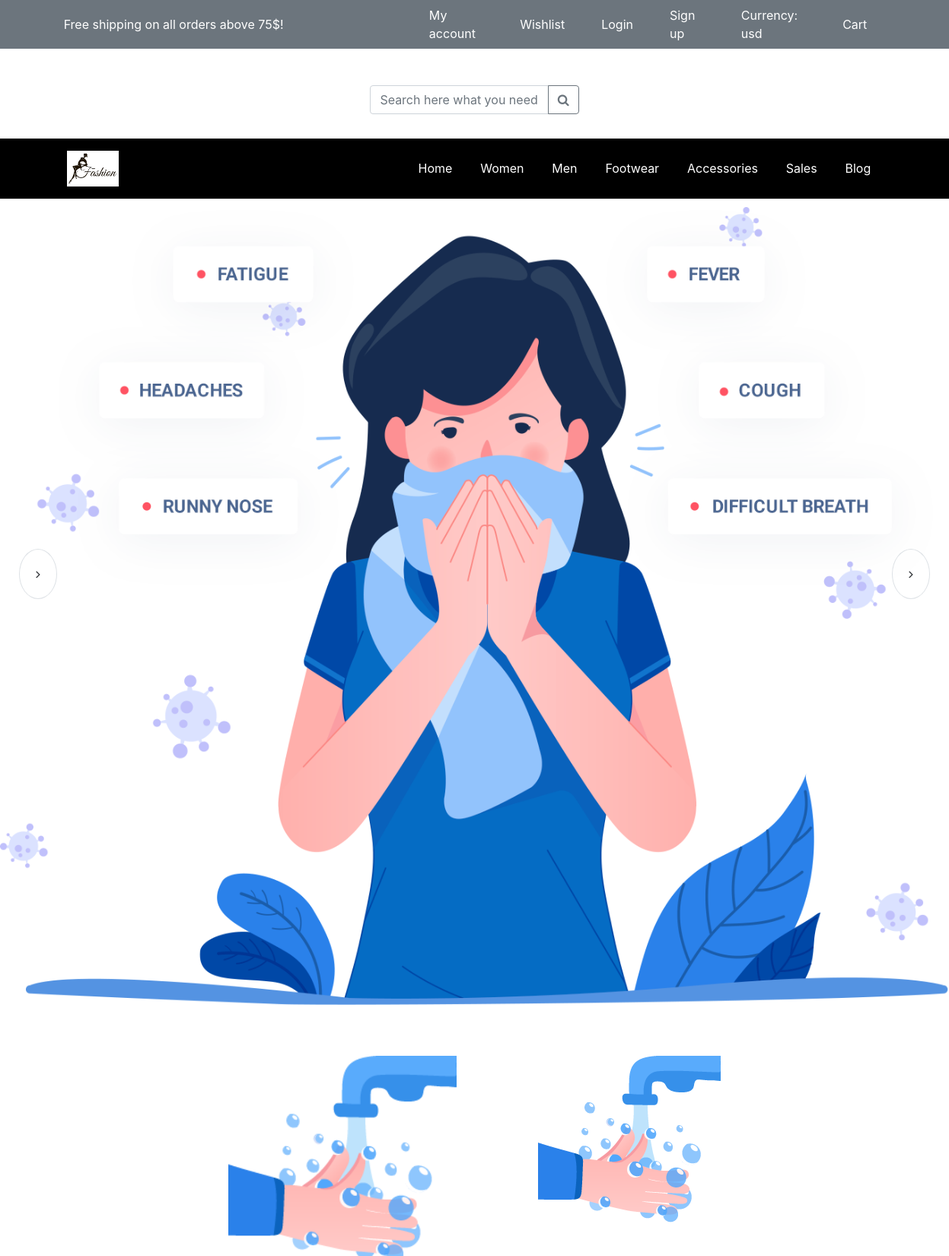
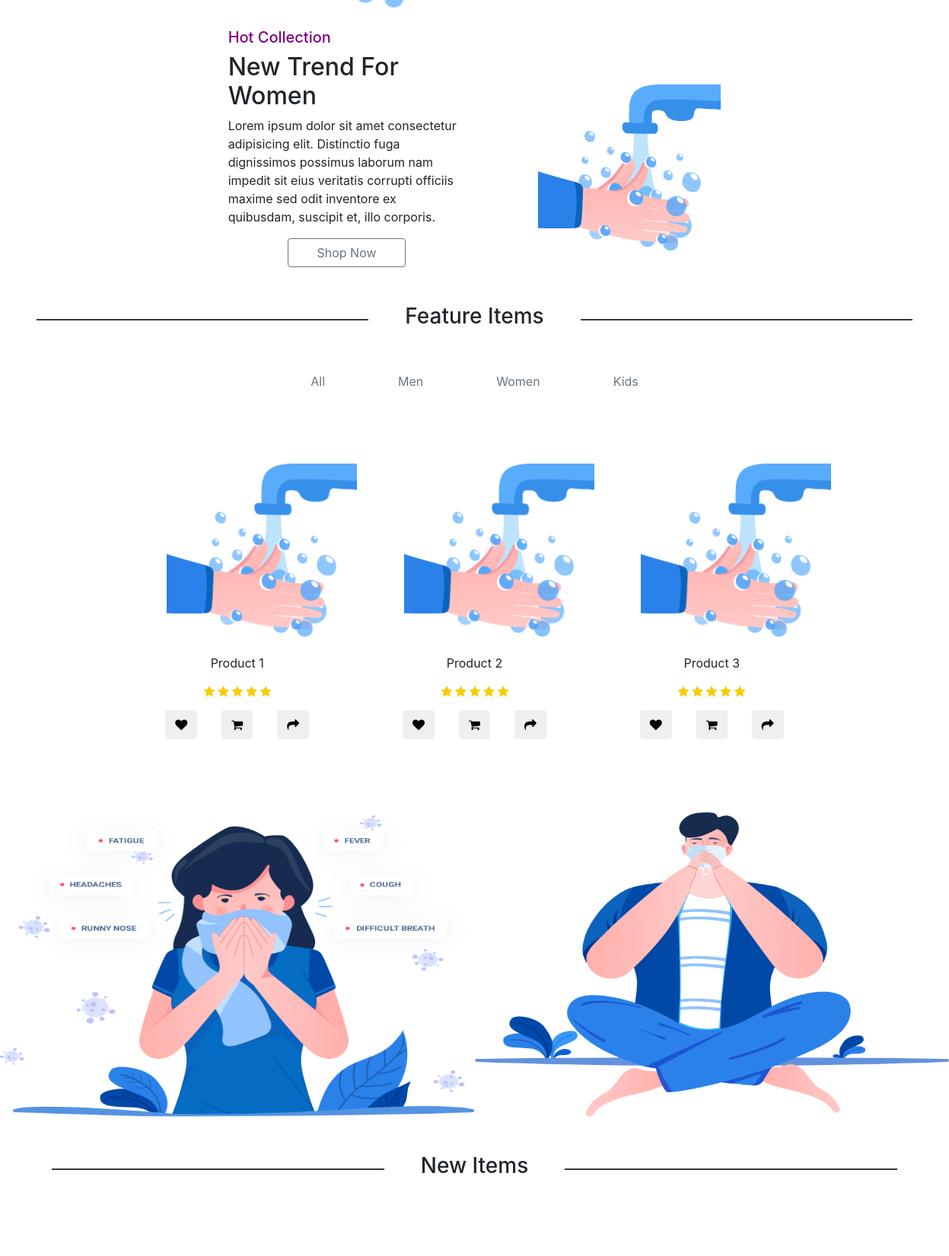
The page / (upper part) on the database its author committed (2 pictures, top to bottom).
### tables this page shows
CREATE TABLE `products` (
  `id` int(10) UNSIGNED NOT NULL,
  `name` varchar(50) NOT NULL,
  `price` decimal(10,2) NOT NULL,
  `image` varchar(255) DEFAULT NULL
);

### index.php (the view, shortened to what this page needs)
<!DOCTYPE html>
<html lang="en">
<head>
    <link rel="stylesheet" href="https://cdnjs.cloudflare.com/ajax/libs/font-awesome/4.7.0/css/font-awesome.min.css">
    <link rel="stylesheet" href="style.css">
    <link rel="stylesheet" href="https://maxcdn.bootstrapcdn.com/bootstrap/4.0.0/css/bootstrap.min.css">
</head>
<!DOCTYPE html>
<html lang="en">
<head>
    <link rel="stylesheet" href="https://cdnjs.cloudflare.com/ajax/libs/font-awesome/4.7.0/css/font-awesome.min.css">
    <link rel="stylesheet" href="style.css">
    <link rel="stylesheet" href="https://maxcdn.bootstrapcdn.com/bootstrap/4.0.0/css/bootstrap.min.css">
</head>
<body>
    <header class="d-flex justify-content-around  align-items-center bg-secondary py-2">
        <div>
          <div class="text-white">Free shipping on all orders above 75$!</div>
        </div>
        <div class="list-inline d-flex justify-content-center align-items-center w-50">
          <div class="list-inline-item white-text-anchor mx-4"><a href='myAccount.php'>My account</a></div>
          <div class="list-inline-item white-text-anchor mx-4"><a href="#">Wishlist</a></div>
          <div class="list-inline-item white-text-anchor mx-4"><a href="loginForm.php">Login</a></div>
          <div class="list-inline-item white-text-anchor mx-4"><a href="signupForm.php">Sign up</a></div>
          <div class="list-inline-item white-text-anchor mx-4"><a href="#">Currency: usd</a></div>
          <div class="list-inline-item white-text-anchor mx-4"><a href="#">Cart <i class="fa-cart-shopping"></i></a></div>
        </div>
      </header>
      <div class="container-fluid h-100 d-flex justify-content-center align-items-center mt-5">
        <div class="row w-50">
          <div class="col-md-6 offset-md-3">
            <form method="post" action="search.php">
              <div class="input-group mb-3">
                  <input type="text" class="form-control rounded-pill" name="searched-thing" placeholder="Search here what you need...">
                  <div class="input-group-append">
                    <button class="btn btn-outline-secondary rounded-pill" type="submit"><i class="fa fa-search"></i></button>
                  </div>
              </div>
            </form>
          </div>
        </div>
      </div>
      <header class="d-flex justify-content-around mt-3 py-3 align-items-center bg-black">
        <div>
          <img src="assets/imgs/download.png" width="25%">
        </div>
        <div class="list-inline d-flex justify-content-around align-items-center w-50">
          <div class="list-inline-item white-text-anchor"><a href="#">Home</a></div>
          <div class="list-inline-item white-text-anchor"><a href="#">Women</a></div>
          <div class="list-inline-item white-text-anchor"><a href="#">Men</a></div>
          <div class="list-inline-item white-text-anchor"><a href="#">Footwear</a></div>
          <div class="list-inline-item white-text-anchor"><a href="#">Accessories</a></div>
          <div class="list-inline-item white-text-anchor"><a href="#">Sales</a></div>
          <div class="list-inline-item white-text-anchor"><a href="#">Blog</a></div>
        </div>
      </header>
      <div class="swap-circle">
        <img src="assets/imgs/header-a.png " width="100%">
        <div class="d-flex justify-content-between">
          <div class="border rounded-circle d-flex justify-content-center arrow left p-4 ">
            <i class="fa fa-angle-right" aria-hidden="true"></i>
          </div>
          <div class="border rounded-circle d-flex justify-content-center arrow right p-4 ">
            <i class="fa fa-angle-right" aria-hidden="true"></i>
          </div>
        </div>
      </div>
      <div class="d-flex justify-content-center">
        <div class="d-flex flex-column mr-5 w-25">
          <img src="assets/imgs/advice-a.png" width="300px">
          <h5 class="text-purple">Hot Collection</h5>
          <h2 >New Trend For Women</h2>
          <div class="text d-flex flex-wrap align-items-center">
            Lorem ipsum dolor sit amet consectetur adipisicing elit. Distinctio fuga dignissimos possimus laborum nam impedit sit eius veritatis corrupti officiis maxime sed odit inventore ex quibusdam, suscipit et, illo corporis.
          </div>
          <div class="w-100 d-flex justify-content-center mt-3"><button class="btn btn-outline-secondary w-50">Shop Now</button></div>
        </div>
        <div class="d-flex flex-column justify-content-between ml-5">
          <img src="assets/imgs/advice-a.png">
          <img src="assets/imgs/advice-a.png">
        </div>
      </div>
      <div class="d-flex mt-5 justify-content-center align-items-center">
        <div class="border border-dark d-flex just" style="width: 35%; height: 2px;"></div>
        <h3 class="px-5">Feature Items</h3>
        <div class="border border-dark " style="width: 35%; height: 2px;"></div>
      </div>
      <div class="mt-5 d-flex justify-content-center">
        <div class="text-secondary mx-5">All</div>
        <div class="text-secondary mx-5">Men</div>
        <div class="text-secondary mx-5">Women</div>
        <div class="text-secondary mx-5">Kids</div>
      </div>
      <div class="d-flex flex-wrap justify-content-center mt-5">
      <?php
  include('db-connection.php');
  $result = $conn->query("SELECT * FROM products");
  if (mysqli_num_rows($result) > 0)
  {
    for($i=1;$i<=mysqli_num_rows($result);$i++)
    {
      $row = $result->fetch_assoc();
  ?>
  <div class="col-md-3">
    <div class="d-flex flex-column m-5">
      <img src="assets/imgs/advice-a.png" width="250">
      <div class="name text-center"><?php echo $row["name"] ?></div>
      <div class="d-flex justify-content-center"><img src="assets/imgs/stars.jpg" width="100"></div>
      <div class="d-flex justify-content-center">
        <div class="mx-3">
        <button class="btn"><i class="fa fa-heart"></i></button>
        </div>
        <div class="mx-3">
            <button class="btn buttons"><i class="fa fa-shopping-cart" id="buttonProduct<?php echo $i; ?>"></i></button>
        </div>
        <div class="mx-3">
        <button class="btn"><i class="fa fa-share"></i></button>
        </div>
      </div>
    </div>
  </div>
    <?php
    }}
    ?>
      </div>
      <div class="d-flex mt-5">
        <img src="assets/imgs/header-a.png" width="50%" height="400">
        <img src="assets/imgs/protect.png" width="50%" height="400">
      </div>
      <div class="d-flex mt-5 justify-content-center align-items-center">
        <div class="border border-dark d-flex just" style="width: 35%; height: 2px;"></div>
        <h3 class="px-5">New Items</h3>
        <div class="border border-dark " style="width: 35%; height: 2px;"></div>
      </div>
      <div class="d-flex flex-wrap justify-content-center mt-5">
      </div>
</body>
</html>

### style.css (style rules this page uses)
* { margin: 0; padding: 0; box-sizing: border-box; }
.white-text-anchor a { color:white; }
.bg-black { background-color: black; }
.arrow { width: 1px; position: relative; bottom: 600px; }
.left { left: 25px; }
.right { right: 25px; }
.text-purple { color:purple }

### rows shown on the page
products: name "Product 1"
products: name "Product 2"
products: name "Product 3"
